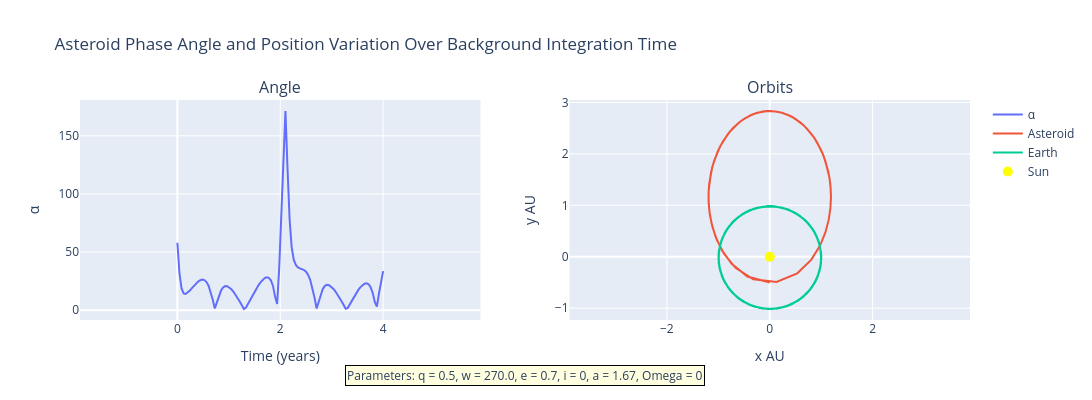

Notebook cell for this chart:
### Code cell
t = times/year
r_asteroid = state_v[:,:3]
r_earth = earth
r_earth_asteroid = r_asteroid - r_earth

Delta = np.array([mag(posicion) for posicion in r_earth_asteroid])
r = np.array([mag(posicion) for posicion in r_asteroid])
alpha = [np.arccos((r_asteroid[p] @ r_earth_asteroid[p]) / (Delta[p] * r[p]))/deg for p in range(len(r_asteroid))]

x = r_asteroid[:,0]
y = r_asteroid[:,1]

xearth = r_earth[:,0]
yearth = r_earth[:,1]

titles = ['Angle', 'Orbits']
x_labels = ['Time (years)', 'x AU']
y_labels = ['α', 'y AU']

annotation_text = f"Parameters: q = {q}, w = {w/deg}, e = {e}, i = {inc}, a = {np.round(a, 2)}, Omega = {Omega}"

fig = make_subplots(rows=1, cols=2, subplot_titles=titles)

# Agregar trazas de línea
fig.add_trace(go.Scatter(x=t, y=alpha, mode='lines', name='α'), row=1, col=1)
fig.add_trace(go.Scatter(x=x, y=y, mode='lines', name='Asteroid'), row=1, col=2)
fig.add_trace(go.Scatter(x=xearth, y=yearth, mode='lines', name='Earth'), row=1, col=2)
fig.add_trace(go.Scatter(x=[0], y=[0], mode='markers', marker=dict(color='Yellow', size=10), name='Sun'), row=1, col=2)

# Etiquetas de ejes
fig.update_xaxes(title_text=x_labels[0], row=1, col=1)
fig.update_xaxes(title_text=x_labels[1], scaleanchor="x", scaleratio=1,row=1, col=2)

fig.update_yaxes(title_text=y_labels[0], row=1, col=1)
fig.update_yaxes(title_text=y_labels[1], scaleanchor="x", scaleratio=1, row=1, col=2)

# Agregar caja de texto (annotation)
fig.add_annotation(
    text=annotation_text,
    xref="paper", yref="paper",
    x=0.5, y=-0.3,
    showarrow=False,
    align='left',
    bordercolor="black",
    borderwidth=1,
    bgcolor="lightyellow",
    font=dict(size=12)
)

fig.update_layout(
    height=400,
    width=1150,
    title_text="Asteroid Phase Angle and Position Variation Over Background Integration Time"
)
fig.show()
